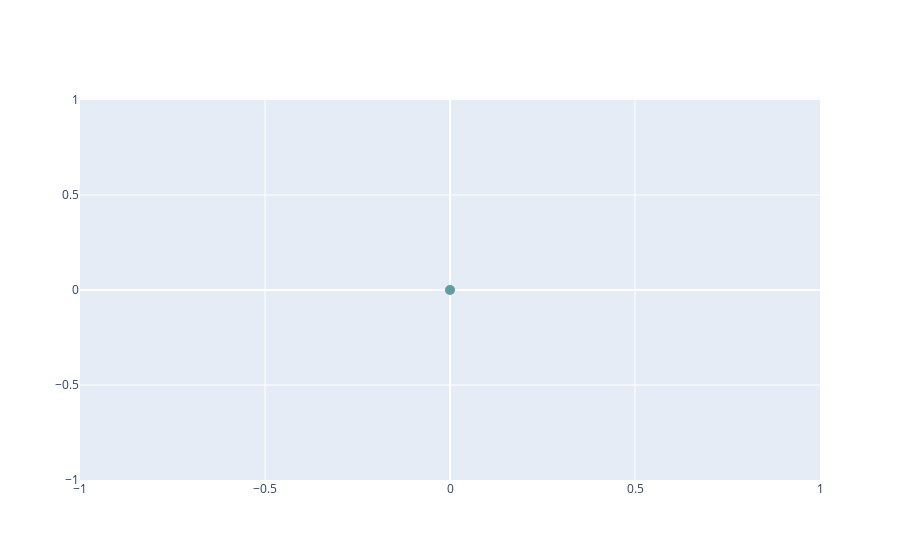

Notebook code for this chart:
### Code cell
network.iplot()

### Figure 1 — Plotly figure (JSON) as saved in the notebook; plotly's stock layout.template omitted (floating-point values rounded to 4 significant figures)
{"data": [{"hoverinfo": "text", "marker": {"color": "cadetblue", "size": 10}, "mode": "markers", "opacity": 1, "text": ["Bus Coal"], "type": "scatter", "x": [0], "y": [0]}], "layout": {"hovermode": "closest", "showlegend": false, "title": {"text": ""}}}
